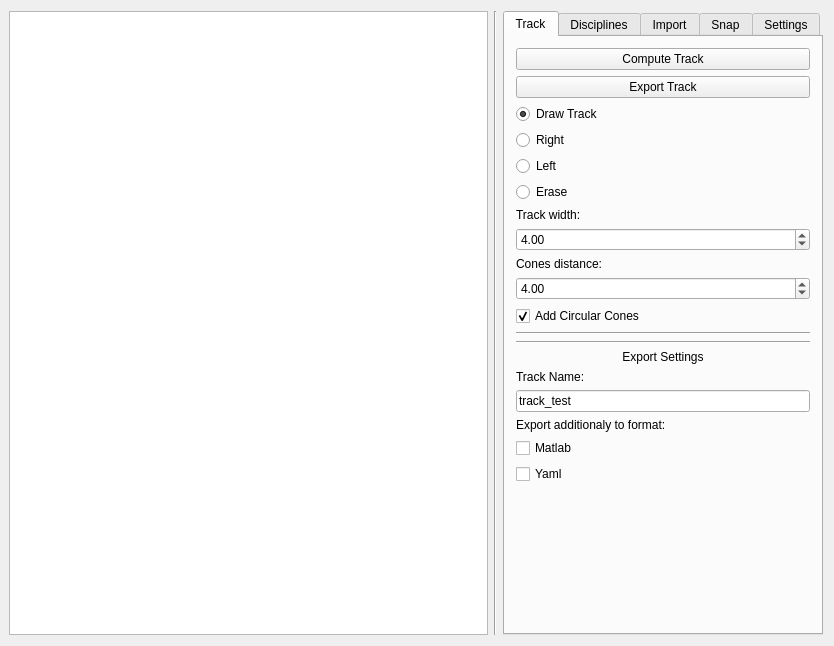
<?xml version="1.0" encoding="UTF-8"?>
<ui version="4.0">
 <class>TrackEditor</class>
 <widget class="QWidget" name="TrackEditor">
  <property name="enabled">
   <bool>true</bool>
  </property>
  <property name="geometry">
   <rect>
    <x>0</x>
    <y>0</y>
    <width>834</width>
    <height>646</height>
   </rect>
  </property>
  <property name="windowTitle">
   <string>TrackEditor</string>
  </property>
  <layout class="QGridLayout" name="gridLayout" rowstretch="0,0" columnstretch="0">
   <property name="leftMargin">
    <number>9</number>
   </property>
   <property name="spacing">
    <number>2</number>
   </property>
   <item row="1" column="0">
    <layout class="QHBoxLayout" name="horizontalLayout_3" stretch="3,0,2">
     <item>
      <widget class="QGraphicsView" name="track_view"/>
     </item>
     <item>
      <widget class="Line" name="line">
       <property name="orientation">
        <enum>Qt::Vertical</enum>
       </property>
      </widget>
     </item>
     <item>
      <widget class="QTabWidget" name="tabWidget">
       <property name="currentIndex">
        <number>0</number>
       </property>
       <widget class="QWidget" name="tab_control">
        <property name="autoFillBackground">
         <bool>false</bool>
        </property>
        <attribute name="title">
         <string>Track</string>
        </attribute>
        <layout class="QVBoxLayout" name="verticalLayout_3">
         <item>
          <layout class="QVBoxLayout" name="verticalLayout_2">
           <item>
            <widget class="QPushButton" name="btn_computeTrack">
             <property name="text">
              <string>Compute Track</string>
             </property>
            </widget>
           </item>
           <item>
            <widget class="QPushButton" name="btn_export">
             <property name="text">
              <string>Export Track</string>
             </property>
            </widget>
           </item>
           <item>
            <widget class="QRadioButton" name="rB_draw_track">
             <property name="text">
              <string>Draw Track</string>
             </property>
             <property name="checked">
              <bool>true</bool>
             </property>
            </widget>
           </item>
           <item>
            <widget class="QRadioButton" name="rB_right">
             <property name="text">
              <string>Right</string>
             </property>
            </widget>
           </item>
           <item>
            <widget class="QRadioButton" name="rB_left">
             <property name="text">
              <string>Left</string>
             </property>
             <property name="checked">
              <bool>false</bool>
             </property>
            </widget>
           </item>
           <item>
            <widget class="QRadioButton" name="rB_erase">
             <property name="text">
              <string>Erase</string>
             </property>
            </widget>
           </item>
           <item>
            <widget class="QLabel" name="label_6">
             <property name="text">
              <string>Track width:</string>
             </property>
            </widget>
           </item>
           <item>
            <widget class="QDoubleSpinBox" name="d_spin_box_track_width">
             <property name="value">
              <double>4.000000000000000</double>
             </property>
            </widget>
           </item>
           <item>
            <widget class="QLabel" name="label_7">
             <property name="text">
              <string>Cones distance:</string>
             </property>
            </widget>
           </item>
           <item>
            <widget class="QDoubleSpinBox" name="d_spin_box_cone_dist">
             <property name="value">
              <double>4.000000000000000</double>
             </property>
            </widget>
           </item>
           <item>
            <widget class="QCheckBox" name="checkBox_circular">
             <property name="text">
              <string>Add Circular Cones</string>
             </property>
             <property name="checked">
              <bool>true</bool>
             </property>
            </widget>
           </item>
           <item>
            <widget class="Line" name="line_2">
             <property name="orientation">
              <enum>Qt::Horizontal</enum>
             </property>
            </widget>
           </item>
           <item>
            <widget class="Line" name="line_3">
             <property name="orientation">
              <enum>Qt::Horizontal</enum>
             </property>
            </widget>
           </item>
           <item>
            <widget class="QLabel" name="label_27">
             <property name="text">
              <string>Export Settings</string>
             </property>
             <property name="alignment">
              <set>Qt::AlignCenter</set>
             </property>
             <property name="wordWrap">
              <bool>false</bool>
             </property>
            </widget>
           </item>
           <item>
            <widget class="QLabel" name="label_28">
             <property name="text">
              <string>Track Name:</string>
             </property>
            </widget>
           </item>
           <item>
            <widget class="QLineEdit" name="line_edit_track_name">
             <property name="text">
              <string>track_test</string>
             </property>
            </widget>
           </item>
           <item>
            <widget class="QLabel" name="label_29">
             <property name="text">
              <string>Export additionaly to format:</string>
             </property>
            </widget>
           </item>
           <item>
            <widget class="QCheckBox" name="chB_matlab">
             <property name="text">
              <string>Matlab</string>
             </property>
            </widget>
           </item>
           <item>
            <widget class="QCheckBox" name="chB_yaml">
             <property name="text">
              <string>Yaml</string>
             </property>
            </widget>
           </item>
           <item>
            <spacer name="verticalSpacer">
             <property name="orientation">
              <enum>Qt::Vertical</enum>
             </property>
             <property name="sizeHint" stdset="0">
              <size>
               <width>20</width>
               <height>40</height>
              </size>
             </property>
            </spacer>
           </item>
          </layout>
         </item>
        </layout>
       </widget>
       <widget class="QWidget" name="tab_skidpad">
        <attribute name="title">
         <string>Disciplines</string>
        </attribute>
        <layout class="QVBoxLayout" name="verticalLayout_11">
         <item>
          <layout class="QVBoxLayout" name="verticalLayout_7">
           <item>
            <widget class="QPushButton" name="pushButtonGenerateSkidpad">
             <property name="text">
              <string>Generate</string>
             </property>
            </widget>
           </item>
           <item>
            <widget class="QToolBox" name="toolBoxDiscipline">
             <property name="currentIndex">
              <number>1</number>
             </property>
             <widget class="QWidget" name="page_3">
              <property name="geometry">
               <rect>
                <x>0</x>
                <y>0</y>
                <width>194</width>
                <height>570</height>
               </rect>
              </property>
              <attribute name="label">
               <string>Skidpad</string>
              </attribute>
              <layout class="QVBoxLayout" name="verticalLayout_13">
               <item>
                <layout class="QVBoxLayout" name="verticalLayout_12">
                 <item>
                  <widget class="QLabel" name="label_10">
                   <property name="text">
                    <string>Inner Radius</string>
                   </property>
                  </widget>
                 </item>
                 <item>
                  <widget class="QDoubleSpinBox" name="doubleSpinBoxSkidpadInnerRadius">
                   <property name="value">
                    <double>15.250000000000000</double>
                   </property>
                  </widget>
                 </item>
                 <item>
                  <widget class="QLabel" name="label_11">
                   <property name="text">
                    <string>Outer Radius</string>
                   </property>
                  </widget>
                 </item>
                 <item>
                  <widget class="QDoubleSpinBox" name="doubleSpinBoxSkidpadOuterRadius">
                   <property name="value">
                    <double>21.250000000000000</double>
                   </property>
                  </widget>
                 </item>
                 <item>
                  <widget class="QLabel" name="label_12">
                   <property name="text">
                    <string>Number of Inner Cones</string>
                   </property>
                  </widget>
                 </item>
                 <item>
                  <widget class="QSpinBox" name="spinBoxSkidpadNumberOfInnerCOnes">
                   <property name="value">
                    <number>16</number>
                   </property>
                   <property name="displayIntegerBase">
                    <number>10</number>
                   </property>
                  </widget>
                 </item>
                 <item>
                  <widget class="QLabel" name="label_13">
                   <property name="text">
                    <string>Vertical Track Width</string>
                   </property>
                  </widget>
                 </item>
                 <item>
                  <widget class="QDoubleSpinBox" name="doubleSpinBoxSkidpadVerticalTrackWidth">
                   <property name="value">
                    <double>3.000000000000000</double>
                   </property>
                  </widget>
                 </item>
                 <item>
                  <widget class="QLabel" name="label_20">
                   <property name="text">
                    <string>Cones Back Distance:</string>
                   </property>
                  </widget>
                 </item>
                 <item>
                  <widget class="QDoubleSpinBox" name="doubleSpinBoxSkidPadBackConesDistance">
                   <property name="value">
                    <double>5.000000000000000</double>
                   </property>
                  </widget>
                 </item>
                 <item>
                  <widget class="QLabel" name="label_18">
                   <property name="text">
                    <string>Cone Distance Back Start:</string>
                   </property>
                  </widget>
                 </item>
                 <item>
                  <widget class="QDoubleSpinBox" name="doubleSpinBoxSkidpadConeDistanceBackStart">
                   <property name="value">
                    <double>11.000000000000000</double>
                   </property>
                  </widget>
                 </item>
                 <item>
                  <widget class="QLabel" name="label_19">
                   <property name="text">
                    <string>Cone Distance Back End:</string>
                   </property>
                  </widget>
                 </item>
                 <item>
                  <widget class="QDoubleSpinBox" name="doubleSpinBoxSkidpadBackEnd">
                   <property name="value">
                    <double>25.000000000000000</double>
                   </property>
                  </widget>
                 </item>
                 <item>
                  <widget class="QLabel" name="label_21">
                   <property name="text">
                    <string>Starting X:</string>
                   </property>
                  </widget>
                 </item>
                 <item>
                  <widget class="QDoubleSpinBox" name="doubleSpinBoxStartingSkidpadX">
                   <property name="minimum">
                    <double>-100.000000000000000</double>
                   </property>
                   <property name="value">
                    <double>-16.000000000000000</double>
                   </property>
                  </widget>
                 </item>
                 <item>
                  <widget class="QLabel" name="label_22">
                   <property name="text">
                    <string>Starting Y:</string>
                   </property>
                  </widget>
                 </item>
                 <item>
                  <widget class="QDoubleSpinBox" name="doubleSpinBoxStartingSkidpadY">
                   <property name="minimum">
                    <double>-100.000000000000000</double>
                   </property>
                  </widget>
                 </item>
                 <item>
                  <widget class="QLabel" name="label_23">
                   <property name="text">
                    <string>Startin Yaw:</string>
                   </property>
                  </widget>
                 </item>
                 <item>
                  <widget class="QDoubleSpinBox" name="doubleSpinBoxSkidpadSkidpadYaw">
                   <property name="minimum">
                    <double>-100.000000000000000</double>
                   </property>
                  </widget>
                 </item>
                 <item>
                  <spacer name="verticalSpacer_8">
                   <property name="orientation">
                    <enum>Qt::Vertical</enum>
                   </property>
                   <property name="sizeHint" stdset="0">
                    <size>
                     <width>20</width>
                     <height>40</height>
                    </size>
                   </property>
                  </spacer>
                 </item>
                </layout>
               </item>
              </layout>
             </widget>
             <widget class="QWidget" name="page_4">
              <property name="geometry">
               <rect>
                <x>0</x>
                <y>0</y>
                <width>296</width>
                <height>482</height>
               </rect>
              </property>
              <attribute name="label">
               <string>Acceleration</string>
              </attribute>
              <layout class="QVBoxLayout" name="verticalLayout_15">
               <item>
                <layout class="QVBoxLayout" name="verticalLayout_14">
                 <item>
                  <widget class="QLabel" name="label_14">
                   <property name="text">
                    <string>Track Width:</string>
                   </property>
                  </widget>
                 </item>
                 <item>
                  <widget class="QDoubleSpinBox" name="doubleSpinBoxAccelTrackWidth">
                   <property name="value">
                    <double>3.500000000000000</double>
                   </property>
                  </widget>
                 </item>
                 <item>
                  <widget class="QLabel" name="label_15">
                   <property name="text">
                    <string>Cone Distance</string>
                   </property>
                  </widget>
                 </item>
                 <item>
                  <widget class="QDoubleSpinBox" name="doubleSpinBoxAccelConeDistance">
                   <property name="value">
                    <double>5.000000000000000</double>
                   </property>
                  </widget>
                 </item>
                 <item>
                  <widget class="QLabel" name="label_16">
                   <property name="text">
                    <string>Length:</string>
                   </property>
                  </widget>
                 </item>
                 <item>
                  <widget class="QDoubleSpinBox" name="doubleSpinBoxAccelLength">
                   <property name="value">
                    <double>75.000000000000000</double>
                   </property>
                  </widget>
                 </item>
                 <item>
                  <widget class="QLabel" name="label_17">
                   <property name="text">
                    <string>End Zone Length:</string>
                   </property>
                  </widget>
                 </item>
                 <item>
                  <widget class="QDoubleSpinBox" name="doubleSpinBoxAccelEndZoneLegth">
                   <property name="maximum">
                    <double>200.000000000000000</double>
                   </property>
                   <property name="value">
                    <double>100.000000000000000</double>
                   </property>
                  </widget>
                 </item>
                 <item>
                  <widget class="QLabel" name="label_24">
                   <property name="text">
                    <string>Starting X:</string>
                   </property>
                  </widget>
                 </item>
                 <item>
                  <widget class="QDoubleSpinBox" name="doubleSpinBoxAccelX">
                   <property name="minimum">
                    <double>-100.000000000000000</double>
                   </property>
                   <property name="maximum">
                    <double>100.000000000000000</double>
                   </property>
                   <property name="value">
                    <double>-3.000000000000000</double>
                   </property>
                  </widget>
                 </item>
                 <item>
                  <widget class="QLabel" name="label_25">
                   <property name="text">
                    <string>Starting Y:</string>
                   </property>
                  </widget>
                 </item>
                 <item>
                  <widget class="QDoubleSpinBox" name="doubleSpinBoxAccelY">
                   <property name="minimum">
                    <double>-100.000000000000000</double>
                   </property>
                  </widget>
                 </item>
                 <item>
                  <widget class="QLabel" name="label_26">
                   <property name="text">
                    <string>Starting Yaw:</string>
                   </property>
                  </widget>
                 </item>
                 <item>
                  <widget class="QDoubleSpinBox" name="doubleSpinBoxAccelYaw">
                   <property name="minimum">
                    <double>-100.000000000000000</double>
                   </property>
                  </widget>
                 </item>
                 <item>
                  <spacer name="verticalSpacer_7">
                   <property name="orientation">
                    <enum>Qt::Vertical</enum>
                   </property>
                   <property name="sizeHint" stdset="0">
                    <size>
                     <width>20</width>
                     <height>40</height>
                    </size>
                   </property>
                  </spacer>
                 </item>
                </layout>
               </item>
              </layout>
             </widget>
            </widget>
           </item>
          </layout>
         </item>
        </layout>
       </widget>
       <widget class="QWidget" name="tab">
        <attribute name="title">
         <string>Import</string>
        </attribute>
        <layout class="QVBoxLayout" name="verticalLayout_10">
         <item>
          <layout class="QVBoxLayout" name="verticalLayout_9">
           <item>
            <widget class="QLabel" name="label_30">
             <property name="text">
              <string>Track topic outside:</string>
             </property>
            </widget>
           </item>
           <item>
            <widget class="QLineEdit" name="lineEdit_track_topic_outside">
             <property name="text">
              <string>/slam/closed_loop_left</string>
             </property>
            </widget>
           </item>
           <item>
            <widget class="QLabel" name="label_4">
             <property name="text">
              <string>Track topic inside:</string>
             </property>
            </widget>
           </item>
           <item>
            <widget class="QLineEdit" name="lineEdit_track_topic_inside">
             <property name="text">
              <string>/slam/closed_loop_right</string>
             </property>
            </widget>
           </item>
           <item>
            <widget class="QLabel" name="label_31">
             <property name="text">
              <string>Track topic center:</string>
             </property>
            </widget>
           </item>
           <item>
            <widget class="QLineEdit" name="lineEdit_track_topic_center">
             <property name="text">
              <string>/slam/closed_loop_center</string>
             </property>
            </widget>
           </item>
           <item>
            <widget class="QPushButton" name="btn_import">
             <property name="text">
              <string>Import Track from RosBag</string>
             </property>
            </widget>
           </item>
           <item>
            <spacer name="verticalSpacer_5">
             <property name="orientation">
              <enum>Qt::Vertical</enum>
             </property>
             <property name="sizeHint" stdset="0">
              <size>
               <width>20</width>
               <height>40</height>
              </size>
             </property>
            </spacer>
           </item>
          </layout>
         </item>
        </layout>
       </widget>
       <widget class="QWidget" name="tab_cone_snapshot">
        <attribute name="title">
         <string>Snap</string>
        </attribute>
        <layout class="QVBoxLayout" name="verticalLayout_8">
         <item>
          <layout class="QGridLayout" name="gridLayout_2">
           <item row="3" column="2">
            <widget class="QLabel" name="label_8">
             <property name="text">
              <string>Max</string>
             </property>
            </widget>
           </item>
           <item row="3" column="0">
            <widget class="QLabel" name="label_5">
             <property name="text">
              <string>Min</string>
             </property>
            </widget>
           </item>
           <item row="3" column="1">
            <spacer name="horizontalSpacer">
             <property name="orientation">
              <enum>Qt::Horizontal</enum>
             </property>
             <property name="sizeHint" stdset="0">
              <size>
               <width>40</width>
               <height>20</height>
              </size>
             </property>
            </spacer>
           </item>
           <item row="2" column="0" colspan="3">
            <widget class="QSlider" name="horSlid_snap">
             <property name="maximum">
              <number>0</number>
             </property>
             <property name="orientation">
              <enum>Qt::Horizontal</enum>
             </property>
            </widget>
           </item>
           <item row="4" column="0" colspan="3">
            <spacer name="verticalSpacer_4">
             <property name="orientation">
              <enum>Qt::Vertical</enum>
             </property>
             <property name="sizeHint" stdset="0">
              <size>
               <width>20</width>
               <height>40</height>
              </size>
             </property>
            </spacer>
           </item>
           <item row="1" column="0" colspan="3">
            <widget class="QComboBox" name="comboBox_snap_topics"/>
           </item>
           <item row="0" column="0" colspan="3">
            <widget class="QPushButton" name="btn_import_bag_snap">
             <property name="text">
              <string>Import</string>
             </property>
            </widget>
           </item>
          </layout>
         </item>
        </layout>
       </widget>
       <widget class="QWidget" name="tab_editor_settings">
        <attribute name="title">
         <string>Settings</string>
        </attribute>
        <layout class="QVBoxLayout" name="verticalLayout_5">
         <item>
          <layout class="QVBoxLayout" name="verticalLayout_4">
           <item>
            <widget class="QToolBox" name="toolBox">
             <property name="currentIndex">
              <number>0</number>
             </property>
             <widget class="QWidget" name="page">
              <property name="geometry">
               <rect>
                <x>0</x>
                <y>0</y>
                <width>296</width>
                <height>223</height>
               </rect>
              </property>
              <attribute name="label">
               <string>Background</string>
              </attribute>
              <layout class="QVBoxLayout" name="verticalLayout_6">
               <item>
                <layout class="QVBoxLayout" name="verticalLayout">
                 <item>
                  <widget class="QLabel" name="label">
                   <property name="text">
                    <string>Grid Transparency</string>
                   </property>
                  </widget>
                 </item>
                 <item>
                  <widget class="QSlider" name="horizontal_slider_grid_transparency">
                   <property name="maximum">
                    <number>255</number>
                   </property>
                   <property name="value">
                    <number>40</number>
                   </property>
                   <property name="orientation">
                    <enum>Qt::Horizontal</enum>
                   </property>
                  </widget>
                 </item>
                 <item>
                  <widget class="QLabel" name="label_2">
                   <property name="text">
                    <string>Grid Size [m]</string>
                   </property>
                  </widget>
                 </item>
                 <item>
                  <widget class="QSpinBox" name="spin_box_grid_size">
                   <property name="value">
                    <number>5</number>
                   </property>
                  </widget>
                 </item>
                 <item>
                  <widget class="QLabel" name="label_3">
                   <property name="text">
                    <string>Px per m</string>
                   </property>
                  </widget>
                 </item>
                 <item>
                  <widget class="QSpinBox" name="spin_box_px_per_m">
                   <property name="maximum">
                    <number>999</number>
                   </property>
                   <property name="value">
                    <number>10</number>
                   </property>
                  </widget>
                 </item>
                 <item>
                  <spacer name="verticalSpacer_3">
                   <property name="orientation">
                    <enum>Qt::Vertical</enum>
                   </property>
                   <property name="sizeHint" stdset="0">
                    <size>
                     <width>20</width>
                     <height>40</height>
                    </size>
                   </property>
                  </spacer>
                 </item>
                </layout>
               </item>
              </layout>
             </widget>
             <widget class="QWidget" name="page_2">
              <property name="geometry">
               <rect>
                <x>0</x>
                <y>0</y>
                <width>184</width>
                <height>50</height>
               </rect>
              </property>
              <attribute name="label">
               <string>General </string>
              </attribute>
              <layout class="QGridLayout" name="gridLayout_3">
               <item row="0" column="1">
                <widget class="QDoubleSpinBox" name="doubleSpinBoxConeSize">
                 <property name="maximum">
                  <double>5.000000000000000</double>
                 </property>
                 <property name="value">
                  <double>1.000000000000000</double>
                 </property>
                </widget>
               </item>
               <item row="0" column="0">
                <widget class="QLabel" name="label_9">
                 <property name="text">
                  <string>Cone Size [m]: </string>
                 </property>
                </widget>
               </item>
               <item row="1" column="0" colspan="2">
                <spacer name="verticalSpacer_6">
                 <property name="orientation">
                  <enum>Qt::Vertical</enum>
                 </property>
                 <property name="sizeHint" stdset="0">
                  <size>
                   <width>20</width>
                   <height>40</height>
                  </size>
                 </property>
                </spacer>
               </item>
              </layout>
              <widget class="QWidget" name="formLayoutWidget">
               <property name="geometry">
                <rect>
                 <x>140</x>
                 <y>80</y>
                 <width>160</width>
                 <height>80</height>
                </rect>
               </property>
               <layout class="QFormLayout" name="formLayout_2"/>
              </widget>
             </widget>
            </widget>
           </item>
           <item>
            <spacer name="verticalSpacer_2">
             <property name="orientation">
              <enum>Qt::Vertical</enum>
             </property>
             <property name="sizeHint" stdset="0">
              <size>
               <width>20</width>
               <height>40</height>
              </size>
             </property>
            </spacer>
           </item>
          </layout>
         </item>
        </layout>
       </widget>
      </widget>
     </item>
    </layout>
   </item>
  </layout>
 </widget>
 <layoutdefault spacing="6" margin="11"/>
 <resources/>
 <connections/>
</ui>
